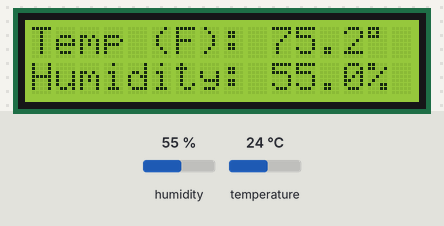
Simulated run of this sketch. Board: Arduino Uno, built with avr-gcc and run on an emulated ATmega328P. On the bench: 16×2 character LCD. The inputs (shaded band) are chosen by the test bench; at power-on: temperature 24 °C, humidity 55 %. What the sketch prints to the serial monitor is not drawn.

Above: at 1.5 s.
1.6 s: temperature set to 41 °C
At 6.2 s:
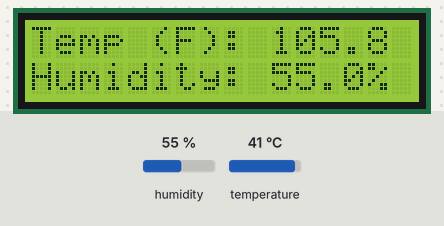
6.5 s: humidity set to 22 %
At 11.2 s:
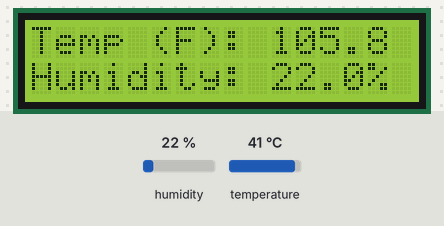
13.0 s: humidity set to 40 %
At 16.2 s:
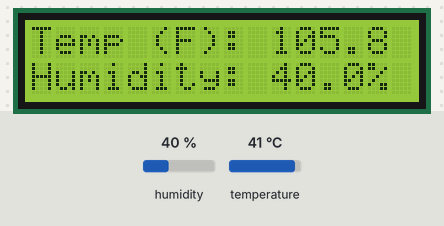
18.0 s: temperature set to 12 °C
At 21.2 s:
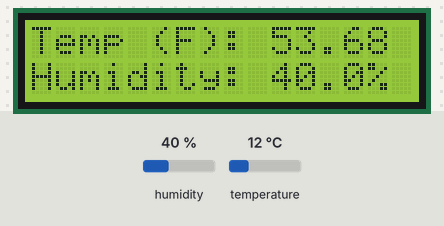
Timing chart, 0 to 22.5 s (numbered marks = the images above; inputs shaded):
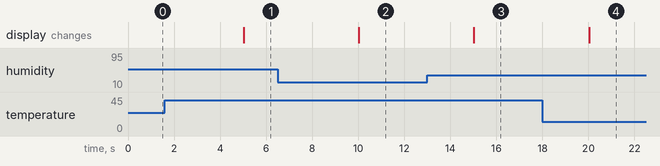

Measured:
- after the input at 1.6 s, the display: changes after 3.4 s (image 1)
- after the input at 6.5 s, the display: changes after 3.5 s (image 2)
- after the input at 13.0 s, the display: changes after 2.0 s (image 3)
- after the input at 18.0 s, the display: changes after 2.0 s (image 4)

The sketch:

ETHOS.ino
```cpp
/*
  ***********************************************************************************
  *    This code was created by : Mina Waheeb
  *    Date created             : 2/04/2022
  *    Date last modified       : 2/17/2022
  *    modifications            :
  *
  ***********************************************************************************

  The Electronic Temperature & Humidity Observation System (ETHOS)

  ETHOS gathers temperature and relative humidity information using:
    -NodeMCU
    -Si7021
    -LCD backpack
    -external 5v power supply
    -PuTTy software for remote users

    ETHOS, the Electronic Temperature & Humidity Observation System.
    Gathers temperature and relative humidity information from
    an Si7021 I2C-based temperature-humidity sensor and continuously
    displays the results on an I2C-based 1602A 16x2LCD display.
    ETHOS gathers updated sensor information every 5s interval.
    ETHOS is also capable of providing temperature and humidity
    information to remote users interactively via RS232 (PuTTy)
*/
#include "Wire.h" // lib for I2C
#include "LCD.h"  // lib for LCD
#include "LiquidCrystal_I2C.h" // lib for LCD
#include "SparkFun_Si7021_Breakout_Library.h"  // lib for Si7021 Temp and Humid

/************************************************************************************************
 *                                  pre-dec for LiquidCrystal
*************************************************************************************************/
// Set the pins on the I2C chip used for LCD connections
// ADDR,EN,R/W,RS,D4,D5,D6,D7
LiquidCrystal_I2C lcd(0x3F,2,1,0,4,5,6,7); // 0x3F is the default I2C bus address

void LCD_init(); // LCD initail startUp parameters
/************************************************************************************************/

/*************************************************************************************************
 *                              pre-dec for Si7021 Temp and Humid
**************************************************************************************************/
float humidity = 0; // humid float var
float tempf = 0;    // temp float var

Weather sensor;     // Instance of temp and humidity sensor
/*************************************************************************************************/

/**************************************************************************************************
 *                                        PuTTy setup
**************************************************************************************************/
char response;          // var for storing line char
char responseUpperCase; // var for storing upper case converted chars

char serialArray[100];  // array to detect \r or Enter key press
int arrayInc = 0;       // array incrementer

bool exitBit = 0;       // bool exit condition, if == 1 remote user selected 'X' Exit
void exit_puTTy();      // exit putty func is what changes the exitBit from 0 to 1
/**************************************************************************************************/

/***************************************************************************************************
 *                                    time interrupt setup
****************************************************************************************************/
unsigned long previousMillis = 0; // var for captering time passed
const long interval = 5000;       // var for determining time interval (5s here)
/***************************************************************************************************/

// setup
void setup()
{
  // **********open serial over USB at 9600 baud**********
  Serial.begin(9600);
  sensor.begin(); // Initialize the I2C sensors and ping them
  // *****************************************************

  LCD_init();     // Initialize LCD
  puTTy_menu();   // Initialize PuTTY
}

// loop
void loop()
{
  // using built in time ISR
  unsigned long currentMillis = millis();

  // setting up condition to update sensor info every 5s
  if(currentMillis - previousMillis >= interval)
  {
    previousMillis = currentMillis; // updating time passed var

    getWeather();          // Get readings from all sensors
    lcd.setCursor (10,0);  // Set cursor to 10,0 [need only update the data]
    lcd.print(tempf,1);    // the 1 indicates only one decimal to be printed

    lcd.setCursor (10,1);  // Set cursor to 10,1 [need only update the data]
    lcd.print(humidity,1); // the 1 indicates only one decimal to be printed
  }
  // if exitBit not triggered (aka remote did not press 'X' to Exit)
  // communicate with PuTTy, else exit PuTTy communication
  else if(exitBit != 1)
  {
    puTTy();
  }
  else{}
}
/*******************************************************************
********************************************************************
*                            $$functions$$
********************************************************************
*******************************************************************/
// Si7021 Temp and Humid weather function
void getWeather()
{
  humidity = sensor.getRH();    // Measure Relative Humidity
  tempf    = sensor.getTempF(); // Measure Temperature in F
}

// PuTTy menu function
void puTTy(void)
{
  // if serial communication avil
  if(Serial.available() > 0)
  {
    response = char(Serial.read());   // store char in var
    Serial.print(response);           // print the char typed
    response = toUpperCase(response); // store char as upperCase
    serialArray[arrayInc] = response; // store char in array
    arrayInc++;                       // inc array

    // if response equal \r -> ENTER key pressd
    if(response == '\r')
    {
      // dec array pointer twice
      arrayInc--;
      arrayInc--;

      // if and if else conditional statements below control
      // input response from and to remote user via PuTTy
      if(serialArray[arrayInc] == 'T' && arrayInc < 1)
      {
        Serial.print("\n\r");
        Serial.print("\n\rTemperature: ");
        Serial.print(tempf,0);
        Serial.print(" degrees F");

        Serial.print("\n\n\rChoice? ");
        arrayInc = 0;
      }
      else if(serialArray[arrayInc] == 'H' && arrayInc < 1)
      {
        Serial.print("\n\r");
        Serial.print("\n\rRelative humidity: ");
        Serial.print(humidity,0);
        Serial.print("%");

        Serial.print("\n\n\rChoice? ");
        arrayInc = 0;
      }
      else if(serialArray[arrayInc] == 'B' && arrayInc < 1)
      {
        Serial.print("\n\r");
        Serial.print("\n\rTemperature: ");
        Serial.print(tempf,0);
        Serial.print(" degrees F, ");
        Serial.print("Relative humidity: ");
        Serial.print(humidity,0);
        Serial.print("%");

        Serial.print("\n\n\rChoice? ");
        arrayInc = 0;
      }
      else if(serialArray[arrayInc] == '?' && arrayInc < 1)
      {
        Serial.print("\n\n\r");
        puTTy_menu();
      }
      else if(serialArray[arrayInc] == 'X' && arrayInc < 1)
      {
        Serial.print("\n\r");
        Serial.print("\n\rGoodbye!");
        exit_puTTy();
      }
      else
      {
        Serial.print("\n\n\r");
        puTTy_menu();
      }
    }
  }
}

// PuTTy menu function responsible for printing ETHOS menu
void puTTy_menu()
{
  Serial.print("Welcome to ETHOS\n\r");
  Serial.print("The Electronic Temperature & Humidity Observation System\n\r");
  Serial.print("\n\r");
  Serial.print("Your options:\n\r");
  Serial.print("  T  Request temperature\n\r");
  Serial.print("  H  Request relative humidity\n\r");
  Serial.print("  B  Request both temperature and relative humidity\n\r");
  Serial.print("  ?  Help (shows this menu)\n\r");
  Serial.print("  X  Exit\n\r");

  Serial.print("Choice? ");
  arrayInc = 0;
}

// PuTTy exit func responsible for flipping exit bit on Exit
void exit_puTTy()
{
  exitBit = 1;
}

// LCD initialization function, runs only once from void setup()
void LCD_init()
{
  getWeather();

  // Set off LCD module
  lcd.begin (16,2); // 16 x 2 LCD module
  lcd.setBacklightPin(3,POSITIVE); // BL, BL_POL
  lcd.setBacklight(HIGH);

  lcd.home (); // Set cursor to 0,0
  lcd.print("Temp (F): "); // Custom text
  lcd.print(tempf,1); // the 1 indicates only one decimal to be printed
  lcd.print(char(223)); // adds the percent

  lcd.setCursor (0,1); // Go to home of 2nd line
  lcd.print("Humidity: ");
  lcd.print(humidity,1); // the 1 indicates only one decimal to be printed
  lcd.print("%");

  lcd.setBacklight(HIGH); // Backlight on
}
```
